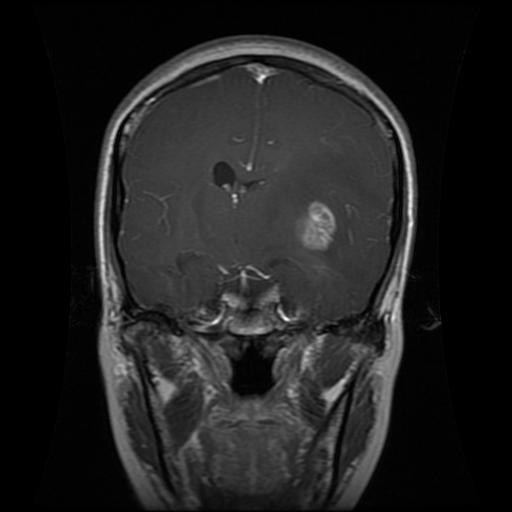
#> input picture data/raw_dataset/GLIOMA/0055.jpg, 512 x 512 px
$ python -i preprocess_vgg16.py   (imports and definitions only)
#> lines starting #> are read from the running program, lines starting #| are printed output that depends on the picture; after the words box and inside, x2 and y2 are one past the last pixel; in counts of white or black regions, pixels touching at a corner belong together
#> further down, picture is the input picture: shape (512, 512, 3); min 0, max 253, mean 32.6
"""
VGG16 Data Preprocessing Script for Brain Tumor Classification

This script preprocesses brain MRI images for VGG16 classification model training.
It performs the following operations:
1. Loads raw MRI images from organized class folders
2. Crops brain regions using contour detection (removes black background)
3. Resizes images to 224x224 (VGG16 input size)
4. Performs stratified train/validation/test split (70/15/15)
5. Saves processed images in organized directory structure

Expected Input Structure:
    data/raw_dataset/
    ├── NO_TUMOR/
    ├── GLIOMA/
    ├── MENINGIOMA/
    └── PITUITARY/

Output Structure:
    data/vgg16_classification/
    ├── train/
    │   ├── NO_TUMOR/
    │   ├── GLIOMA/
    │   ├── MENINGIOMA/
    │   └── PITUITARY/
    ├── val/
    │   └── [same class folders]
    └── test/
        └── [same class folders]

This is part of the Deep-MRIC project for brain tumor detection and classification.
See README.md for more information about the full pipeline.
"""

import os
import cv2
import numpy as np
from tqdm import tqdm
import shutil
from sklearn.model_selection import train_test_split

# --- Configuration ---
# Directory containing raw MRI images organized by class
RAW_DATA_DIR = 'data/raw_dataset/'

# Output directory for processed VGG16-ready images
VGG_OUTPUT_DIR = 'data/vgg16_classification/'

# VGG16 requires 224x224 input images
VGG_IMG_SIZE = 224

# Train/Validation/Test split ratios
SPLIT_RATIO = [0.70, 0.15, 0.15]  # Train:Val:Test

# Expected Class Folders in RAW_DATA_DIR (Update this based on your dataset)
CLASSES = ['NO_TUMOR', 'GLIOMA', 'MENINGIOMA', 'PITUITARY']
SPLIT_NAMES = ['train', 'val', 'test']


# --- Utility Function: Image Cropping ---

def crop_brain_region(img):
    """
    Identifies the brain region by contour detection and crops the image.
    This effectively removes non-brain black background padding.

    The function:
    1. Converts image to grayscale and applies Gaussian blur
    2. Uses thresholding to separate brain tissue from black background
    3. Applies morphological operations (erosion/dilation) to clean up
    4. Finds the largest contour (assumed to be the brain)
    5. Crops the image to the bounding box with a small buffer

    Args:
        img: Input BGR image (numpy array from cv2.imread)

    Returns:
        Cropped image (numpy array) or None if processing fails
    """
    if img is None:
        return None

    # Convert to grayscale and apply Gaussian blur to reduce noise
    gray = cv2.cvtColor(img, cv2.COLOR_BGR2GRAY)
    gray = cv2.GaussianBlur(gray, (5, 5), 0)

    # Thresholding to separate the brain from the background
    # Threshold value of 45 works well for MRI images with black backgrounds
    _, thresh = cv2.threshold(gray, 45, 255, cv2.THRESH_BINARY)
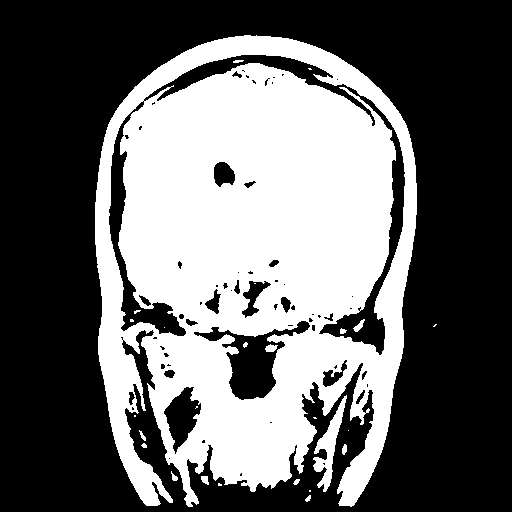
#> thresh: shape (512, 512); 40% white; 26 white regions (12 under 20 px), largest, box (x1, y1, x2, y2) and area: (95, 35, 417, 507) 103370, (313, 395, 347, 492) 1062, (265, 344, 278, 352) 72

    # Morphological operations to clean up the thresholded image
    # Erosion removes small noise, dilation fills gaps
    thresh = cv2.erode(thresh, None, iterations=2)
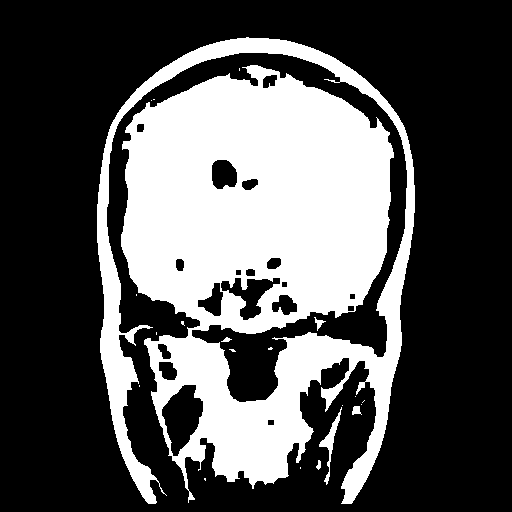
#> thresh: shape (512, 512); 33.4% white; 21 white regions (15 under 20 px), largest, box (x1, y1, x2, y2) and area: (97, 37, 415, 504) 86893, (319, 407, 342, 485) 364, (352, 406, 362, 415) 63, (314, 317, 326, 331) 58, (316, 460, 321, 470) 32, (221, 337, 232, 342) 30
    thresh = cv2.dilate(thresh, None, iterations=2)
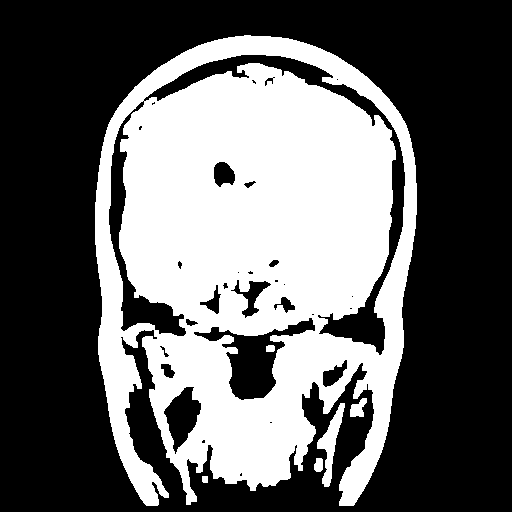
#> thresh: shape (512, 512); 39.2% white; 6 white regions

    # Find contours (boundaries of white regions)
    contours, _ = cv2.findContours(thresh.copy(), cv2.RETR_EXTERNAL, cv2.CHAIN_APPROX_SIMPLE)
#> contours = 5 contours; box (x1, y1, x2, y2) and area: (95, 35, 417, 506) 116940, (317, 403, 345, 487) 732, (350, 398, 367, 417) 175, (314, 458, 323, 472) 90, (202, 476, 208, 483) 30

    if not contours:
        # Fallback: if no contour found, return original image
        print("Warning: No contours found, returning original image")
        return img

    # Find the largest contour (assumed to be the brain)
    c = max(contours, key=cv2.contourArea)
#> c = contour of 976 points, box (x1, y1, x2, y2) (95, 35, 417, 506), area 116940

    # Get bounding box (x, y, width, height)
    x, y, w, h = cv2.boundingRect(c)
#> x = 95; y = 35; w = 322; h = 471

    # Crop the image with a small buffer for safety (prevents edge clipping)
    buffer = 10
    cropped_img = img[
        max(0, y - buffer):y + h + buffer,
        max(0, x - buffer):x + w + buffer
    ]
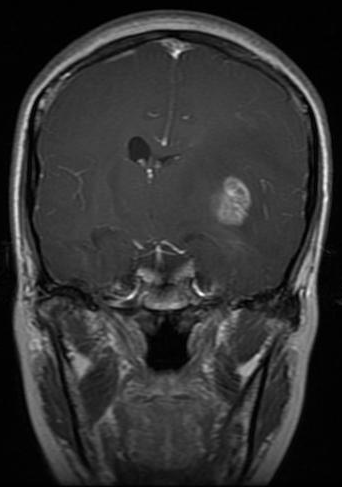
#> cropped_img: shape (487, 342, 3); min 0, max 253, mean 50.8

    return cropped_img


# --- Main Preprocessing Function ---

# [217 lines left out: functions prepare_vgg_data, create_metadata_csv, not called in this run]


# [2 lines not run here, left out]

>>> import cv2
>>> picture = cv2.imread('data/raw_dataset/GLIOMA/0055.jpg')
>>> result = crop_brain_region(picture)

$ run again, on data/raw_dataset/MENINGIOMA/0116.jpg
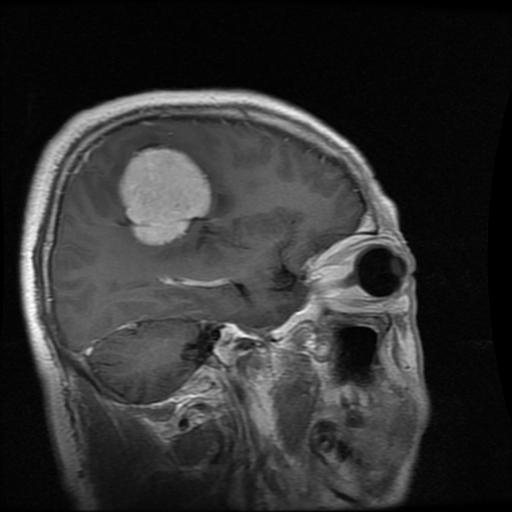
#> input picture data/raw_dataset/MENINGIOMA/0116.jpg, 512 x 512 px
#> picture is the input picture: shape (512, 512, 3); min 0, max 255, mean 50.1
#> in crop_brain_region, `thresh = cv2.dilate(thresh, None, iterations=2)`:
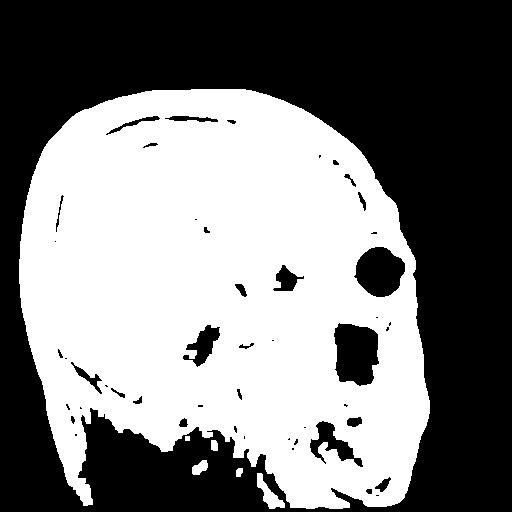
#> thresh: shape (512, 512); 48.6% white; 6 white regions
#> contours = 6 contours, 1 with area under 20; largest, box (x1, y1, x2, y2) and area: (19, 89, 430, 509) 133382, (257, 473, 285, 509) 343, (192, 460, 208, 475) 137, (211, 440, 218, 451) 56, (236, 468, 243, 477) 40
#> c = contour of 728 points, box (x1, y1, x2, y2) (19, 89, 430, 509), area 133382
#> x = 19; y = 89; w = 411; h = 420
#> in crop_brain_region, `cropped_img = img[ max(0, y - buffer):y + h + buffer, max(0, x - buffe..`:
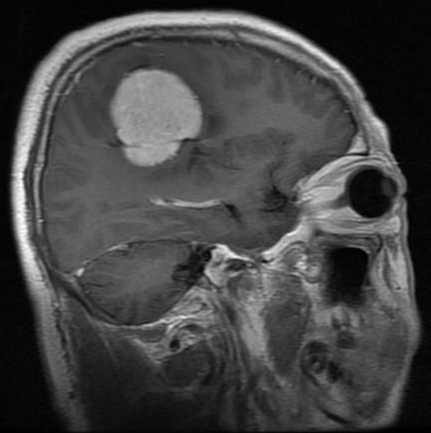
#> cropped_img: shape (433, 431, 3); min 0, max 255, mean 68.4

$ run again, on data/raw_dataset/MENINGIOMA/0248.jpg
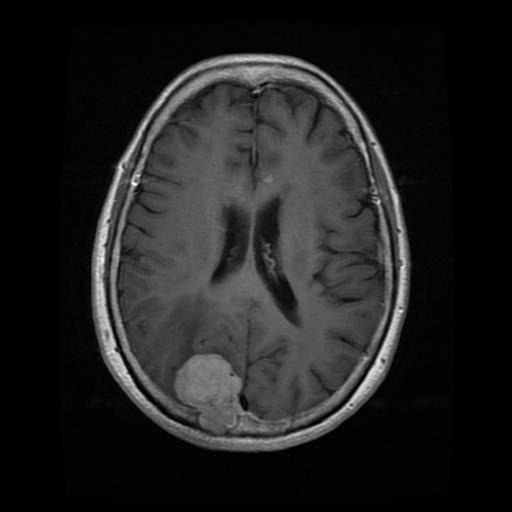
#> input picture data/raw_dataset/MENINGIOMA/0248.jpg, 512 x 512 px
#> picture is the input picture: shape (512, 512, 3); min 0, max 255, mean 32.6
#> in crop_brain_region, `thresh = cv2.dilate(thresh, None, iterations=2)`:
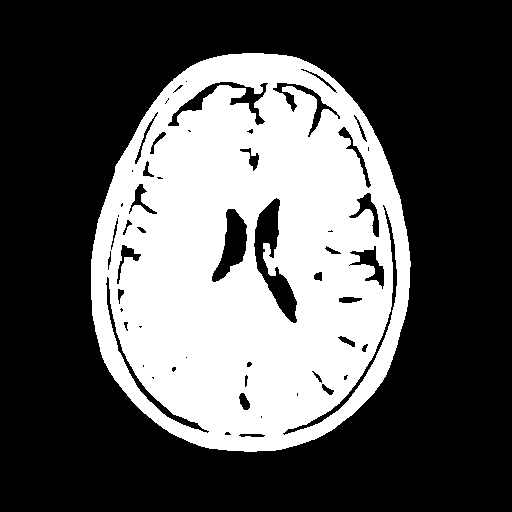
#> thresh: shape (512, 512); 34.8% white; 1 white region
#> contours = 1 contour; box (x1, y1, x2, y2) and area: (91, 53, 411, 452) 100690
#> c = contour of 492 points, box (x1, y1, x2, y2) (91, 53, 411, 452), area 100690
#> x = 91; y = 53; w = 320; h = 399
#> in crop_brain_region, `cropped_img = img[ max(0, y - buffer):y + h + buffer, max(0, x - buffe..`:
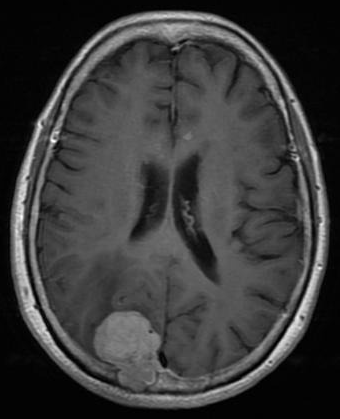
#> cropped_img: shape (419, 340, 3); min 0, max 255, mean 58.9

$ run again, on data/raw_dataset/NO_TUMOR/0042.jpg
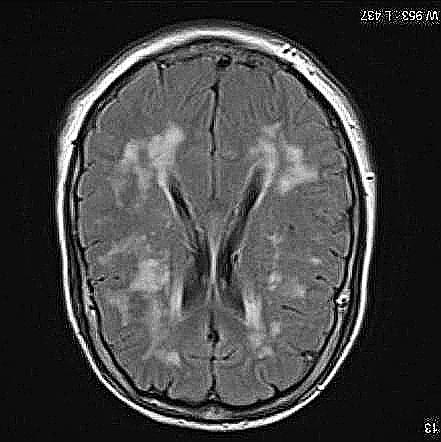
#> input picture data/raw_dataset/NO_TUMOR/0042.jpg, 441 x 442 px
#> picture is the input picture: shape (442, 441, 3); min 0, max 255, mean 65.1
#> in crop_brain_region, `thresh = cv2.dilate(thresh, None, iterations=2)`:
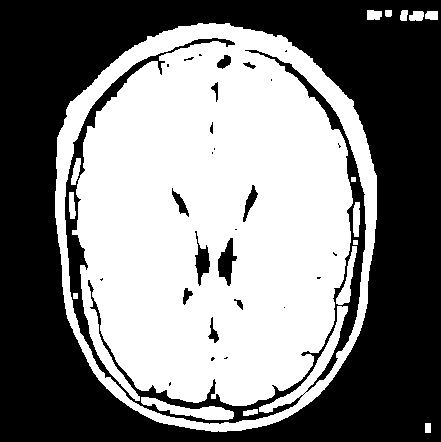
#> thresh: shape (442, 441); 49.7% white; 16 white regions
#> contours = 7 contours; box (x1, y1, x2, y2) and area: (55, 23, 377, 432) 106770, (367, 10, 382, 20) 112, (409, 11, 424, 21) 104, (425, 11, 438, 20) 88, (400, 10, 408, 21) 59, (425, 423, 431, 433) 45, (385, 10, 392, 17) 35
#> c = contour of 481 points, box (x1, y1, x2, y2) (55, 23, 377, 432), area 106770
#> x = 55; y = 23; w = 322; h = 409
#> in crop_brain_region, `cropped_img = img[ max(0, y - buffer):y + h + buffer, max(0, x - buffe..`:
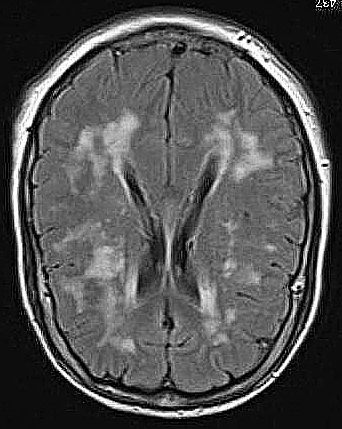
#> cropped_img: shape (429, 342, 3); min 0, max 255, mean 81.9
